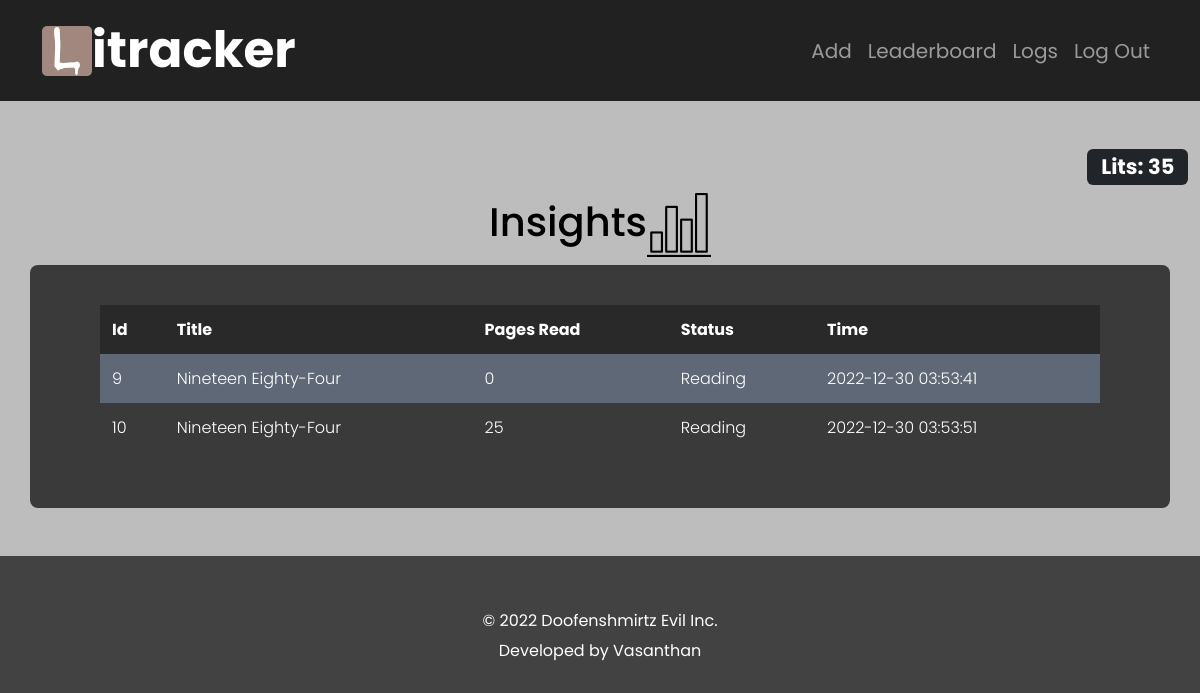
Page /logs (signed in) on the earlier database version.
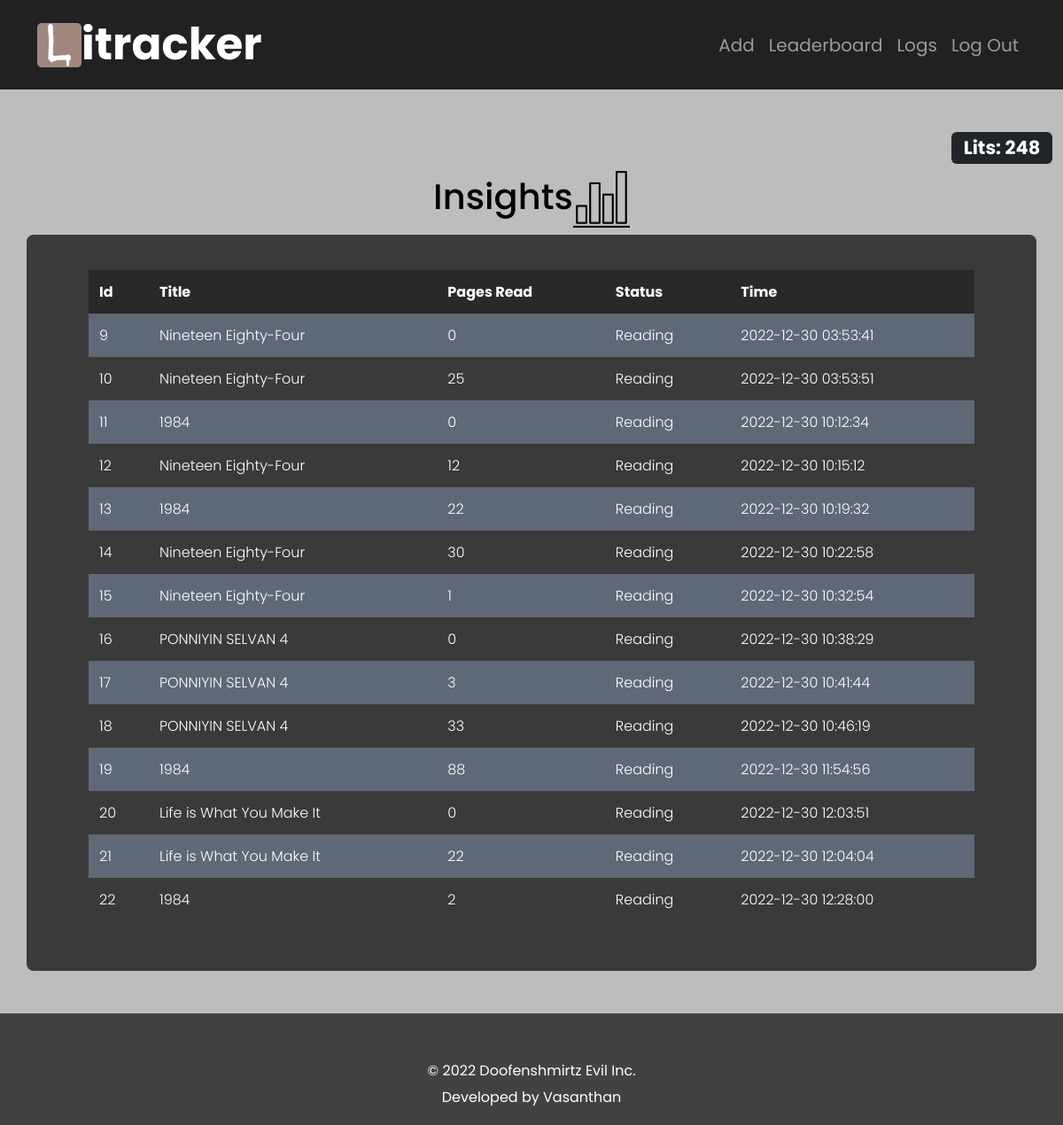
Same page on the later database version.
### tables this page shows
CREATE TABLE bookLog (id INTEGER PRIMARY KEY AUTOINCREMENT NOT NULL, b_id INTEGER NOT NULL,title TEXT NOT NULL,currentPage INTEGER NOT NULL, status NOT NULL DEFAULT 'Reading', username TEXT NOT NULL, time TEXT NOT NULL);

### app.py (the view)
@app.route("/logs", methods=["GET", "POST"])
@login_required
def logs():
    if request.method == 'GET':
        u_id = session["user_id"]
        rows = db.execute("SELECT * from registrants where id = ?",u_id)
        name = rows[0]["name"]
        username = rows[0]["username"]
        points = rows[0]["points"]
        ROWS = db.execute("SELECT * FROM bookLog WHERE username = ? ORDER BY id;",username)
        LOGS = []
        for R in ROWS:
            D = {}
            D["id"] = R["id"]
            D["title"] = R["title"]
            D["page"] = R["currentPage"]
            D["status"] = R["status"]
            D["time"] = R["time"]
            LOGS.append(D)
        return render_template("log.html",points=points,LOGS=LOGS)
    return apology("Logs")

### app.py (called while the page is built)
@app.after_request
def after_request(response):
    response.headers["Cache-Control"] = "no-cache, no-store, must-revalidate"
    response.headers["Expires"] = 0
    response.headers["Pragma"] = "no-cache"
    return response

### helpers.py (called while the page is built)
def login_required(f):
    @wraps(f)
    def decorated_function(*args, **kwargs):
        if session.get("user_id") is None:
            return redirect("/login")
        return f(*args, **kwargs)
    return decorated_function

### templates/log.html (shortened to what this page needs)
{% extends "layout.html" %}
{% block main %}
    <div class="container">
        <h1>Insights<img src="static/bar-chart.png"></h1>
            <div class="row" id ="tables">
            <table>
                <thead>
                    <tr>
                        <th>Id</th>
                        <th>Title</th>
                        <th>Pages Read</th>
                        <th>Status</th>
                        <th>Time</th>
                    </tr>
                </thead>
                <tbody>
                    {% for ROW in LOGS %}
                    <tr>
                        <td>{{ROW["id"]}}</td>
                        <td>{{ROW["title"]}}</td>
                        <td>{{ROW["page"]}}</td>
                        <td>{{ROW["status"]}}</td>
                        <td>{{ROW["time"]}}</td>
                    </tr>
                    {% endfor %}
                </tbody>
        </table>
        </div>
    </div>
{% endblock %}

### templates/layout.html (shortened to what this page needs)
<html lang="en">
<head>
    <link href="https://cdn.jsdelivr.net/npm/bootstrap@5.3.0-alpha1/dist/css/bootstrap.min.css" rel="stylesheet">
    <link href="/static/styles.css" rel="stylesheet">
</head>
<body>
    <nav class="navbar navbar-expand navbar-dark" id ="header" >
        <div class="container">
            <a class="navbar-brand" id ="nav_logo" href="/">
                <div class="logo">
                    <img src="/static/logo.png" alt="logo" width="50px" class="d-inline-block align-text-top">
                    itracker
                </div>
            </a>
            <div class="navbar_sides">
            {% if session["user_id"] %}
            <ul class="navbar-nav">
                <li class="nav-item"><a class="nav-link" aria-current="page" href="/add">Add</a></li>
                <li class="nav-item"><a class="nav-link" aria-current="page" href="/leaderboard">Leaderboard</a></li>
                <li class="nav-item"><a class="nav-link" aria-current="page" href="/logs">Logs</a></li>
                <li class="nav-item"><a class="nav-link" href="/logout">Log Out</a></li>
            </ul>
            {% else %}
            <ul class="navbar-nav ms-auto mt-2">
                <li class="nav-item"><a class="nav-link" href="/register">Register</a></li>
                <li class="nav-item"><a class="nav-link" href="/login">Log In</a></li>
            </ul>
            {% endif %}
            </div>
        </div>
    </nav>
    <main class="container-fluid py-5 text-center">
        {% if session["user_id"]%}
        <h3 class="text-end"> <span class="badge bg-dark">Lits: {{points}}</span></h3>
        {% endif %}
        {% block main %}{% endblock %}
    </main>
    <div class="text-center" id ="footer">
        <p> &copy; 2022 Doofenshmirtz Evil Inc.<br> Developed by Vasanthan</p>
    </div>
</body>
</html>

### static/styles.css (style rules this page uses)
body { color:rgb(0, 0, 0); font-family: 'Poppins', sans-serif; background-color: #424242; font-size: 22px; }
main { background-color: #BDBDBD; }
#header { background-color:#212121; }
nav #nav_logo { font-size: 50px; font-weight: 700; }
.logo { display: flex; align-items: center; }
.navbar-nav { align-items: center; }
li .nav-link { font-size: 20px; }
table { background-color: transparent; margin-bottom: 1rem; width: 100%; font-weight: 300; color: #ffffff; }
table th { background-color:rgba(0, 0, 0, 0.3) ; }
table th, table td { padding: 0.75rem; vertical-align: middle; }
tbody tr:nth-of-type(odd) { background-color: rgb(179, 208, 255, 0.3); border-radius:6px; }
#tables { padding: 40px 70px; background-color: #3a3a3a; border-radius: 8px; }
#footer { color: #ffffff; background-color: #424242; align-items: center; font-size: medium; line-height: 30px; }
#footer p { padding: 50px 30% 0px 30%; }

Differences in the rows shown:
added bookLog: id "11", title "1984", page "0", status "Reading", time "2022-12-30 10:12:34"
added bookLog: id "12", title "Nineteen Eighty-Four", page "12", status "Reading", time "2022-12-30 10:15:12"
added bookLog: id "13", title "1984", page "22", status "Reading", time "2022-12-30 10:19:32"
added bookLog: id "14", title "Nineteen Eighty-Four", page "30", status "Reading", time "2022-12-30 10:22:58"
added bookLog: id "15", title "Nineteen Eighty-Four", page "1", status "Reading", time "2022-12-30 10:32:54"
added bookLog: id "16", title "PONNIYIN SELVAN 4", page "0", status "Reading", time "2022-12-30 10:38:29"
added bookLog: id "17", title "PONNIYIN SELVAN 4", page "3", status "Reading", time "2022-12-30 10:41:44"
added bookLog: id "18", title "PONNIYIN SELVAN 4", page "33", status "Reading", time "2022-12-30 10:46:19"
added bookLog: id "19", title "1984", page "88", status "Reading", time "2022-12-30 11:54:56"
added bookLog: id "20", title "Life is What You Make It", page "0", status "Reading", time "2022-12-30 12:03:51"
added bookLog: id "21", title "Life is What You Make It", page "22", status "Reading", time "2022-12-30 12:04:04"
added bookLog: id "22", title "1984", page "2", status "Reading", time "2022-12-30 12:28:00"
Other differences:
{{ points }}: "35" → "248"
